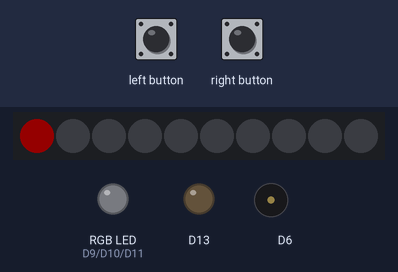
Bench run of a sketch on a simulated Adafruit Circuit Playground Express. On the bench: 10 RGB LEDs in strip order, left to right, an RGB LED mixed from three pins (HIGH = lit), output pins drawn as LEDs (lit = HIGH), buzzer (waves = sounding). The inputs (shaded band) are chosen by the test bench. Dim RGB values are drawn brighter than linear; random numbers use the default seed unless the sketch sets one.

Above: at 0.1 s.
At 8.2 s:
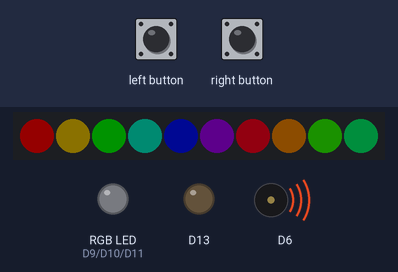
8.3 s: right button pressed for 2.55 s
At 9.6 s:
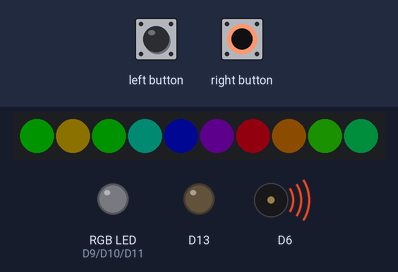
Timing chart, 0 to 17.7 s (numbered marks = the images above; inputs shaded):
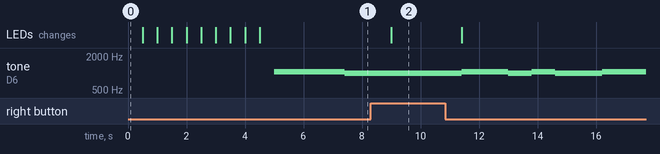

Measured:
- after the input at 8.3 s, the LEDs: change after 0.70 s (image 2)

The sketch:

Final.trialOne.ino
```cpp
#include <Adafruit_CircuitPlayground.h>

// for buttons
const int leftButtonPin = A3;
const int rightButtonPin = A4;

// the pin # for RGB LED
const int redPin = 9;
const int greenPin = 10;
const int bluePin = 11;

// Array of tones
int tones[] = {999, 1050};


int score = 0;
bool isGameStarted = false;

void setup() {
  CircuitPlayground.begin();


  pinMode(redPin, OUTPUT);
  pinMode(greenPin, OUTPUT);
  pinMode(bluePin, OUTPUT);
}

void loop() {
  for(int i = 8; i<10; i++)
    if (!isGameStarted) {
    // Game start
    playRainbow(300, 100);
    isGameStarted = true;
  }


  int randomIndex = random(2);  // generates random number from 0 to 1

  // selects tone based on the random
  int tone = tones[randomIndex];

  // Play the tone
  CircuitPlayground.playTone(tone, 800);  // Play the tone for 1000 milliseconds


  if (tone == tones[1]) {
    // Read the left button
    bool isLeftButtonPressed = CircuitPlayground.leftButton();

    if (isLeftButtonPressed) {
      score += 1;
      greenLeds();
    } else {
      score -= 1;
    }
  } else {
    // Read the right button
    bool isRightButtonPressed = CircuitPlayground.rightButton();

    if (isRightButtonPressed) {
      score += 1;
      greenLeds();
    } else {
      score -= 1;
      redLeds();
    }
  }

  // Check if score reaches a certain threshold
  if (score >= 8) {
    playHappySong();
    resetGame();
  }
}

void playRainbow(int currentSpeed, int stripLen) {
  uint32_t offset = millis() / currentSpeed;
  // Loop through each pixel and set it to an incremental color wheel value.
  for(int i=0; i<10; ++i) {

   CircuitPlayground.setPixelColor(i, CircuitPlayground.colorWheel(((i * 4096 / stripLen) + offset) & 255));

  delay(500);
  }}

void greenLeds() {
  CircuitPlayground.setPixelColor(0, 0, 255, 0);  // Set pixel color to green

}

void redLeds() {
  CircuitPlayground.setPixelColor(0, 255, 0, 0);  // Set pixel color to red

}

void playHappySong() {
  // Your code to play the happy song goes here
}

void resetGame() {
  score = 0;
  isGameStarted = false;


  CircuitPlayground.clearPixels();

}
```
